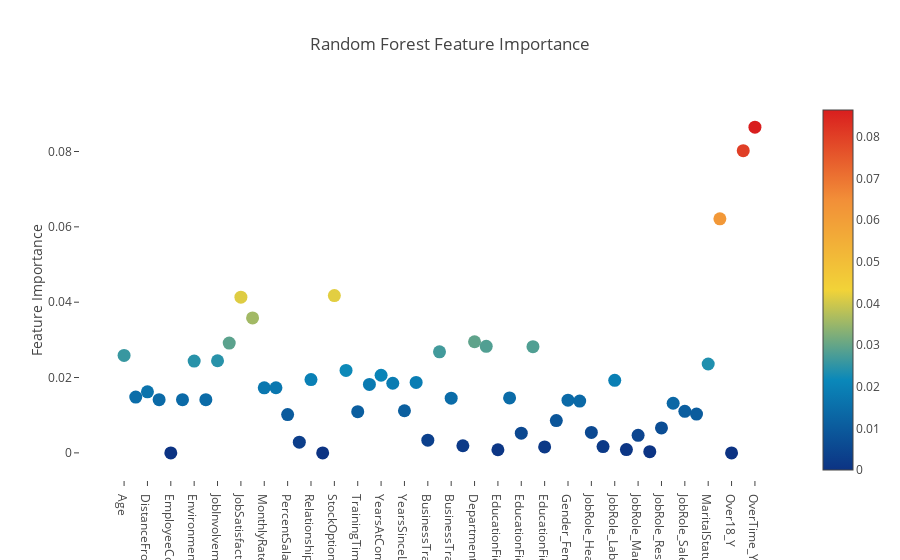

The notebook cell saved with this chart:
### Markdown cell above
### Accuracy of the model

我们观察到，使用随机森林分类可以得到 88% 的正确率，乍一看，这像是一个非常好的模型，如果我们考虑我们的数据分布是 84% yes 和　%26　no,就会发现这个面型预测的和蒙的差不多

## Feature Ranking via the Random Forest

sklearn 随机森林分类包含了一个非常方便和有用的属性是 featureimportances，它可以显示出对于特征森林算法来说最重要的特征，下图显示了对于最重要的几个特征:

### Code cell
# Scatter plot 
trace = go.Scatter(
    y = rf.feature_importances_,
    x = attrition_final.columns.values,
    mode='markers',
    marker=dict(
        sizemode = 'diameter',
        sizeref = 1,
        size = 13,
        #size= rf.feature_importances_,
        #color = np.random.randn(500), #set color equal to a variable
        color = rf.feature_importances_,
        colorscale='Portland',
        showscale=True
    ),
    text = attrition_final.columns.values
)
data = [trace]

layout= go.Layout(
    autosize= True,
    title= 'Random Forest Feature Importance',
    hovermode= 'closest',
     xaxis= dict(
         ticklen= 5,
         showgrid=False,
        zeroline=False,
        showline=False
     ),
    yaxis=dict(
        title= 'Feature Importance',
        showgrid=False,
        zeroline=False,
        ticklen= 5,
        gridwidth= 2
    ),
    showlegend= False
)
fig = go.Figure(data=data, layout=layout)
py.iplot(fig,filename='scatter2010')

### Figure 1 — Plotly figure (JSON) as saved in the notebook; plotly's stock layout.template omitted (floating-point values rounded to 4 significant figures)
{"data": [{"marker": {"color": [0.02587, 0.01482, 0.01621, 0.01411, 0, 0.01411, 0.02438, 0.01412, 0.02445, 0.02916, 0.04134, 0.03582, 0.01727, 0.01729, 0.01016, 0.002837, 0.01946, 0, 0.04176, 0.02188, 0.01094, 0.01818, 0.02061, 0.01848, 0.01119, 0.01869, 0.003359, 0.02682, 0.01452, 0.001896, 0.0295, 0.02828, 0.0008259, 0.01459, 0.005223, 0.02818, 0.001589, 0.008564, 0.014, 0.01375, 0.005425, 0.001667, 0.01927, 0.0008754, 0.004649, 0.0003301, 0.006612, 0.01318, 0.01103, 0.01031, 0.02359, 0.06212, 0, 0.08022, 0.08647], "colorscale": "Portland", "showscale": true, "size": 13, "sizemode": "diameter", "sizeref": 1}, "mode": "markers", "text": ["Age", "DailyRate", "DistanceFromHome", "Education", "EmployeeCount", "EmployeeNumber", "EnvironmentSatisfaction", "HourlyRate", "JobInvolvement", "JobLevel", "JobSatisfaction", "MonthlyIncome", "MonthlyRate", "NumCompaniesWorked", "PercentSalaryHike", "PerformanceRating", "RelationshipSatisfaction", "StandardHours", "StockOptionLevel", "TotalWorkingYears", "TrainingTimesLastYear", "WorkLifeBalance", "YearsAtCompany", "YearsInCurrentRole", "YearsSinceLastPromotion", "YearsWithCurrManager", "BusinessTravel_Non-Travel", "BusinessTravel_Travel_Frequently", "BusinessTravel_Travel_Rarely", "Department_Human Resources", "Department_Research & Development", "Department_Sales", "EducationField_Human Resources", "EducationField_Life Sciences", "EducationField_Marketing", "EducationField_Medical", "EducationField_Other", "EducationField_Technical Degree", "Gender_Female", "Gender_Male", "JobRole_Healthcare Representative", "JobRole_Human Resources", "JobRole_Laboratory Technician", "JobRole_Manager", "JobRole_Manufacturing Director", "JobRole_Research Director", "JobRole_Research Scientist", "JobRole_Sales Executive", "JobRole_Sales Representative", "MaritalStatus_Divorced", "MaritalStatus_Married", "MaritalStatus_Single", "Over18_Y", "OverTime_No", "OverTime_Yes"], "type": "scatter", "x": ["Age", "DailyRate", "DistanceFromHome", "Education", "EmployeeCount", "EmployeeNumber", "EnvironmentSatisfaction", "HourlyRate", "JobInvolvement", "JobLevel", "JobSatisfaction", "MonthlyIncome", "MonthlyRate", "NumCompaniesWorked", "PercentSalaryHike", "PerformanceRating", "RelationshipSatisfaction", "StandardHours", "StockOptionLevel", "TotalWorkingYears", "TrainingTimesLastYear", "WorkLifeBalance", "YearsAtCompany", "YearsInCurrentRole", "YearsSinceLastPromotion", "YearsWithCurrManager", "BusinessTravel_Non-Travel", "BusinessTravel_Travel_Frequently", "BusinessTravel_Travel_Rarely", "Department_Human Resources", "Department_Research & Development", "Department_Sales", "EducationField_Human Resources", "EducationField_Life Sciences", "EducationField_Marketing", "EducationField_Medical", "EducationField_Other", "EducationField_Technical Degree", "Gender_Female", "Gender_Male", "JobRole_Healthcare Representative", "JobRole_Human Resources", "JobRole_Laboratory Technician", "JobRole_Manager", "JobRole_Manufacturing Director", "JobRole_Research Director", "JobRole_Research Scientist", "JobRole_Sales Executive", "JobRole_Sales Representative", "MaritalStatus_Divorced", "MaritalStatus_Married", "MaritalStatus_Single", "Over18_Y", "OverTime_No", "OverTime_Yes"], "y": [0.02587, 0.01482, 0.01621, 0.01411, 0, 0.01411, 0.02438, 0.01412, 0.02445, 0.02916, 0.04134, 0.03582, 0.01727, 0.01729, 0.01016, 0.002837, 0.01946, 0, 0.04176, 0.02188, 0.01094, 0.01818, 0.02061, 0.01848, 0.01119, 0.01869, 0.003359, 0.02682, 0.01452, 0.001896, 0.0295, 0.02828, 0.0008259, 0.01459, 0.005223, 0.02818, 0.001589, 0.008564, 0.014, 0.01375, 0.005425, 0.001667, 0.01927, 0.0008754, 0.004649, 0.0003301, 0.006612, 0.01318, 0.01103, 0.01031, 0.02359, 0.06212, 0, 0.08022, 0.08647]}], "layout": {"autosize": true, "hovermode": "closest", "showlegend": false, "title": "Random Forest Feature Importance", "xaxis": {"showgrid": false, "showline": false, "ticklen": 5, "zeroline": false}, "yaxis": {"gridwidth": 2, "showgrid": false, "ticklen": 5, "title": "Feature Importance", "zeroline": false}}}
